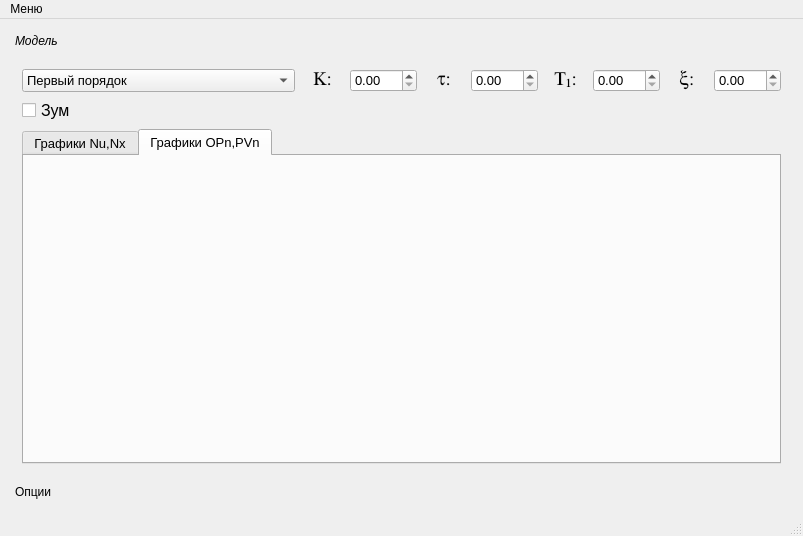
<?xml version="1.0" encoding="UTF-8"?>
<ui version="4.0">
 <class>testPlotClass</class>
 <widget class="QMainWindow" name="testPlotClass">
  <property name="geometry">
   <rect>
    <x>0</x>
    <y>0</y>
    <width>803</width>
    <height>536</height>
   </rect>
  </property>
  <property name="windowTitle">
   <string>testPlot</string>
  </property>
  <widget class="QWidget" name="centralWidget">
   <layout class="QVBoxLayout" name="verticalLayout_10">
    <item>
     <layout class="QVBoxLayout" name="verticalLayout_4">
      <item>
       <widget class="QToolBox" name="toolBox">
        <property name="enabled">
         <bool>true</bool>
        </property>
        <property name="sizePolicy">
         <sizepolicy hsizetype="Preferred" vsizetype="Minimum">
          <horstretch>0</horstretch>
          <verstretch>0</verstretch>
         </sizepolicy>
        </property>
        <property name="styleSheet">
         <string notr="true">QToolBox::tab {
	
	font: 75 italic 14pt &quot;Times New Roman&quot;;
     background: qlineargradient(x1: 0, y1: 0, x2: 0, y2: 1,
                                 stop: 0 #E1E1E1, stop: 0.4 #DDDDDD,
                                 stop: 0.5 #D8D8D8, stop: 1.0 #D3D3D3);
     border-radius: 12px;
     color: black;
 }

 QToolBox::tab:selected { /* italicize selected tabs */
     font: italic;
     color: black;
 }</string>
        </property>
        <property name="currentIndex">
         <number>0</number>
        </property>
        <property name="tabSpacing">
         <number>6</number>
        </property>
        <widget class="QWidget" name="pmodel">
         <property name="geometry">
          <rect>
           <x>0</x>
           <y>0</y>
           <width>783</width>
           <height>421</height>
          </rect>
         </property>
         <attribute name="label">
          <string>Модель</string>
         </attribute>
         <layout class="QVBoxLayout" name="verticalLayout_9">
          <item>
           <layout class="QVBoxLayout" name="verticalLayout_2">
            <item>
             <layout class="QHBoxLayout" name="horizontalLayout_2">
              <item>
               <widget class="QComboBox" name="cbModelType">
                <property name="font">
                 <font>
                  <pointsize>10</pointsize>
                 </font>
                </property>
                <property name="currentText">
                 <string>Первый порядок</string>
                </property>
                <item>
                 <property name="text">
                  <string>Первый порядок</string>
                 </property>
                </item>
                <item>
                 <property name="text">
                  <string>Второй порядок - апериодическое звено</string>
                 </property>
                </item>
                <item>
                 <property name="text">
                  <string>Второй порядок - колебательное звено</string>
                 </property>
                </item>
               </widget>
              </item>
              <item>
               <widget class="QLabel" name="lb_Gain">
                <property name="font">
                 <font>
                  <family>Symbol</family>
                  <pointsize>10</pointsize>
                 </font>
                </property>
                <property name="text">
                 <string>&lt;html&gt;&lt;head/&gt;&lt;body&gt;&lt;p align=&quot;center&quot;&gt;&lt;span style=&quot; font-size:14pt;&quot;&gt;K:&lt;/span&gt;&lt;/p&gt;&lt;/body&gt;&lt;/html&gt;</string>
                </property>
               </widget>
              </item>
              <item>
               <widget class="QDoubleSpinBox" name="sbGain">
                <property name="font">
                 <font>
                  <pointsize>10</pointsize>
                 </font>
                </property>
                <property name="maximum">
                 <double>500.990000000000009</double>
                </property>
               </widget>
              </item>
              <item>
               <widget class="QLabel" name="lb_Delay">
                <property name="font">
                 <font>
                  <family>Symbol</family>
                  <pointsize>10</pointsize>
                 </font>
                </property>
                <property name="text">
                 <string>&lt;html&gt;&lt;head/&gt;&lt;body&gt;&lt;p align=&quot;center&quot;&gt;&lt;span style=&quot; font-size:14pt;&quot;&gt;t:&lt;/span&gt;&lt;/p&gt;&lt;/body&gt;&lt;/html&gt;</string>
                </property>
               </widget>
              </item>
              <item>
               <widget class="QDoubleSpinBox" name="sbDelay">
                <property name="font">
                 <font>
                  <pointsize>10</pointsize>
                 </font>
                </property>
                <property name="maximum">
                 <double>500.990000000000009</double>
                </property>
               </widget>
              </item>
              <item>
               <widget class="QLabel" name="lb_Time1">
                <property name="font">
                 <font>
                  <family>Symbol</family>
                  <pointsize>10</pointsize>
                 </font>
                </property>
                <property name="text">
                 <string>&lt;html&gt;&lt;head/&gt;&lt;body&gt;&lt;p align=&quot;center&quot;&gt;&lt;span style=&quot; font-size:14pt;font-weight:400;&quot;&gt;T&lt;/span&gt;&lt;span style=&quot; font-size:14pt; vertical-align:sub;&quot;&gt;1&lt;/span&gt;&lt;span style=&quot; font-size:14pt;&quot;&gt;:&lt;/span&gt;&lt;/p&gt;&lt;/body&gt;&lt;/html&gt;</string>
                </property>
               </widget>
              </item>
              <item>
               <widget class="QDoubleSpinBox" name="sbTime1">
                <property name="font">
                 <font>
                  <pointsize>10</pointsize>
                 </font>
                </property>
                <property name="maximum">
                 <double>500.990000000000009</double>
                </property>
                <property name="value">
                 <double>0.000000000000000</double>
                </property>
               </widget>
              </item>
              <item>
               <widget class="QLabel" name="lb_TimeEps">
                <property name="font">
                 <font>
                  <family>Symbol</family>
                  <pointsize>10</pointsize>
                 </font>
                </property>
                <property name="text">
                 <string>&lt;html&gt;&lt;head/&gt;&lt;body&gt;&lt;p align=&quot;center&quot;&gt;&lt;span style=&quot; font-size:14pt; font-weight:400;&quot;&gt;x:&lt;/span&gt;&lt;/p&gt;&lt;/body&gt;&lt;/html&gt;</string>
                </property>
               </widget>
              </item>
              <item>
               <widget class="QDoubleSpinBox" name="sbTimeEps">
                <property name="font">
                 <font>
                  <pointsize>10</pointsize>
                 </font>
                </property>
                <property name="maximum">
                 <double>500.990000000000009</double>
                </property>
               </widget>
              </item>
             </layout>
            </item>
            <item>
             <widget class="QCheckBox" name="cbZoom">
              <property name="font">
               <font>
                <pointsize>12</pointsize>
               </font>
              </property>
              <property name="text">
               <string>Зум</string>
              </property>
             </widget>
            </item>
            <item>
             <widget class="QTabWidget" name="plotWidget">
              <property name="font">
               <font>
                <pointsize>10</pointsize>
               </font>
              </property>
              <property name="currentIndex">
               <number>1</number>
              </property>
              <widget class="QWidget" name="plot_tab1">
               <attribute name="title">
                <string>Графики Nu,Nx</string>
               </attribute>
               <layout class="QVBoxLayout" name="verticalLayout">
                <item>
                 <widget class="QSplitter" name="splitter">
                  <property name="orientation">
                   <enum>Qt::Vertical</enum>
                  </property>
                  <widget class="QCustomPlot" name="plot_wid" native="true">
                   <property name="font">
                    <font>
                     <family>Times New Roman</family>
                     <pointsize>10</pointsize>
                     <weight>75</weight>
                     <italic>false</italic>
                     <bold>true</bold>
                    </font>
                   </property>
                  </widget>
                 </widget>
                </item>
               </layout>
              </widget>
              <widget class="QWidget" name="plot_tab2">
               <attribute name="title">
                <string>Графики OPn,PVn</string>
               </attribute>
               <layout class="QVBoxLayout" name="verticalLayout_6">
                <item>
                 <widget class="QCustomPlot" name="plot_wid_2" native="true">
                  <property name="font">
                   <font>
                    <family>Times New Roman</family>
                    <pointsize>10</pointsize>
                    <weight>75</weight>
                    <italic>false</italic>
                    <bold>true</bold>
                   </font>
                  </property>
                 </widget>
                </item>
               </layout>
              </widget>
             </widget>
            </item>
            <item>
             <layout class="QHBoxLayout" name="horizontalLayout"/>
            </item>
           </layout>
          </item>
         </layout>
        </widget>
        <widget class="QWidget" name="pcalibration">
         <property name="geometry">
          <rect>
           <x>0</x>
           <y>0</y>
           <width>783</width>
           <height>421</height>
          </rect>
         </property>
         <attribute name="label">
          <string>Опции</string>
         </attribute>
         <layout class="QVBoxLayout" name="verticalLayout_11">
          <item>
           <layout class="QVBoxLayout" name="verticalLayout_8">
            <item>
             <widget class="QFrame" name="frame">
              <property name="frameShape">
               <enum>QFrame::Box</enum>
              </property>
              <property name="frameShadow">
               <enum>QFrame::Raised</enum>
              </property>
              <layout class="QVBoxLayout" name="verticalLayout_5">
               <item>
                <widget class="QLabel" name="label">
                 <property name="font">
                  <font>
                   <pointsize>14</pointsize>
                  </font>
                 </property>
                 <property name="text">
                  <string>Окно калибровки</string>
                 </property>
                 <property name="alignment">
                  <set>Qt::AlignCenter</set>
                 </property>
                </widget>
               </item>
               <item>
                <layout class="QVBoxLayout" name="verticalLayout_3">
                 <item>
                  <layout class="QHBoxLayout" name="horizontalLayout_4">
                   <item>
                    <widget class="QLabel" name="lbtNu">
                     <property name="font">
                      <font>
                       <pointsize>10</pointsize>
                      </font>
                     </property>
                     <property name="text">
                      <string>&lt;html&gt;&lt;head/&gt;&lt;body&gt;&lt;p&gt;&lt;span style=&quot; font-size:12pt; font-style:italic;&quot;&gt;N&lt;/span&gt;&lt;span style=&quot; font-size:12pt; font-style:italic; vertical-align:sub;&quot;&gt;u &lt;/span&gt;&lt;span style=&quot; font-size:12pt;&quot;&gt;: &lt;/span&gt;&lt;/p&gt;&lt;/body&gt;&lt;/html&gt;</string>
                     </property>
                     <property name="alignment">
                      <set>Qt::AlignRight|Qt::AlignTrailing|Qt::AlignVCenter</set>
                     </property>
                    </widget>
                   </item>
                   <item>
                    <widget class="QProgressBar" name="progressBar">
                     <property name="font">
                      <font>
                       <pointsize>10</pointsize>
                      </font>
                     </property>
                     <property name="maximum">
                      <number>770</number>
                     </property>
                     <property name="value">
                      <number>24</number>
                     </property>
                     <property name="textDirection">
                      <enum>QProgressBar::TopToBottom</enum>
                     </property>
                     <property name="format">
                      <string>%v</string>
                     </property>
                    </widget>
                   </item>
                   <item>
                    <widget class="QLabel" name="lbNu">
                     <property name="text">
                      <string>value</string>
                     </property>
                    </widget>
                   </item>
                  </layout>
                 </item>
                 <item>
                  <layout class="QHBoxLayout" name="horizontalLayout_3">
                   <item>
                    <widget class="QLabel" name="lbt_Nx">
                     <property name="font">
                      <font>
                       <pointsize>10</pointsize>
                      </font>
                     </property>
                     <property name="text">
                      <string>&lt;html&gt;&lt;head/&gt;&lt;body&gt;&lt;p&gt;&lt;span style=&quot; font-size:12pt; font-style:italic;&quot;&gt;N&lt;/span&gt;&lt;span style=&quot; font-size:12pt; font-style:italic; vertical-align:sub;&quot;&gt;x &lt;/span&gt;&lt;span style=&quot; font-size:12pt;&quot;&gt;: &lt;/span&gt;&lt;/p&gt;&lt;/body&gt;&lt;/html&gt;</string>
                     </property>
                     <property name="alignment">
                      <set>Qt::AlignRight|Qt::AlignTrailing|Qt::AlignVCenter</set>
                     </property>
                    </widget>
                   </item>
                   <item>
                    <widget class="QSlider" name="horizontalSlider">
                     <property name="orientation">
                      <enum>Qt::Horizontal</enum>
                     </property>
                    </widget>
                   </item>
                   <item>
                    <widget class="QLabel" name="lbNx">
                     <property name="font">
                      <font>
                       <pointsize>10</pointsize>
                      </font>
                     </property>
                     <property name="text">
                      <string>value</string>
                     </property>
                    </widget>
                   </item>
                  </layout>
                 </item>
                </layout>
               </item>
              </layout>
             </widget>
            </item>
            <item>
             <widget class="QFrame" name="frame_2">
              <property name="frameShape">
               <enum>QFrame::Box</enum>
              </property>
              <property name="frameShadow">
               <enum>QFrame::Raised</enum>
              </property>
              <layout class="QVBoxLayout" name="verticalLayout_7">
               <item>
                <widget class="QLabel" name="label_2">
                 <property name="font">
                  <font>
                   <pointsize>14</pointsize>
                  </font>
                 </property>
                 <property name="text">
                  <string>Ширина диапазона</string>
                 </property>
                 <property name="alignment">
                  <set>Qt::AlignCenter</set>
                 </property>
                </widget>
               </item>
               <item>
                <widget class="QSpinBox" name="graph_range"/>
               </item>
              </layout>
             </widget>
            </item>
           </layout>
          </item>
         </layout>
         <zorder>frame</zorder>
         <zorder>progressBar</zorder>
         <zorder>frame_2</zorder>
        </widget>
       </widget>
      </item>
     </layout>
    </item>
   </layout>
  </widget>
  <widget class="QMenuBar" name="menuBar">
   <property name="geometry">
    <rect>
     <x>0</x>
     <y>0</y>
     <width>803</width>
     <height>21</height>
    </rect>
   </property>
   <widget class="QMenu" name="menu">
    <property name="title">
     <string>Меню</string>
    </property>
    <addaction name="save_ini"/>
    <addaction name="load_ini"/>
    <addaction name="separator"/>
    <addaction name="action_CSV"/>
   </widget>
   <addaction name="menu"/>
  </widget>
  <widget class="QStatusBar" name="statusBar"/>
  <action name="save_ini">
   <property name="icon">
    <iconset resource="testplot.qrc">
     <normaloff>:/testPlot/Resources/save_ico24.png</normaloff>:/testPlot/Resources/save_ico24.png</iconset>
   </property>
   <property name="text">
    <string>Сохранить в файл...</string>
   </property>
   <property name="font">
    <font>
     <pointsize>9</pointsize>
    </font>
   </property>
  </action>
  <action name="load_ini">
   <property name="icon">
    <iconset resource="testplot.qrc">
     <normaloff>:/testPlot/Resources/load_ico24.png</normaloff>:/testPlot/Resources/load_ico24.png</iconset>
   </property>
   <property name="text">
    <string>Загрузить из файла...</string>
   </property>
  </action>
  <action name="action_CSV">
   <property name="icon">
    <iconset resource="testplot.qrc">
     <normaloff>:/testPlot/Resources/csv_ico32.png</normaloff>:/testPlot/Resources/csv_ico32.png</iconset>
   </property>
   <property name="text">
    <string>Сохранить график(CSV)</string>
   </property>
  </action>
 </widget>
 <layoutdefault spacing="6" margin="11"/>
 <customwidgets>
  <customwidget>
   <class>QCustomPlot</class>
   <extends>QWidget</extends>
   <header>qcustomplot.h</header>
   <container>1</container>
  </customwidget>
 </customwidgets>
 <resources>
  <include location="testplot.qrc"/>
 </resources>
 <connections/>
</ui>
